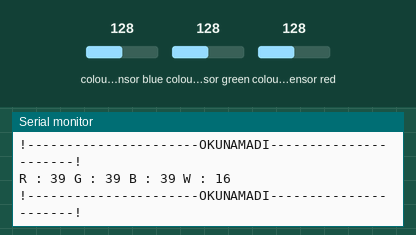
Recording of a sketch running on a simulated Arduino Uno, built with avr-gcc and run on an emulated ATmega328P. Parts: the last lines printed to the serial monitor. Wiring (inferred from the names in the program): TCS3200 colour sensor: output pin 8; S2 pin 10; S3 pin 9. Inputs (shaded band) come from the test bench; at power-on: colour sensor blue 128, colour sensor green 128, colour sensor red 128.

Above: at 1.2 s.
1.3 s: colour sensor blue set to 5
At 1.35 s:
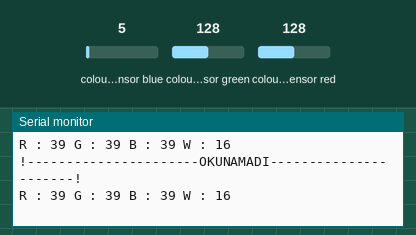
3.0 s: colour sensor green set to 5
At 3.18 s:
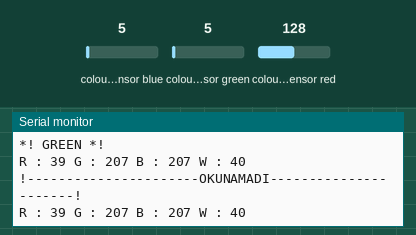
6.0 s: colour sensor blue set to 64
At 6.11 s:
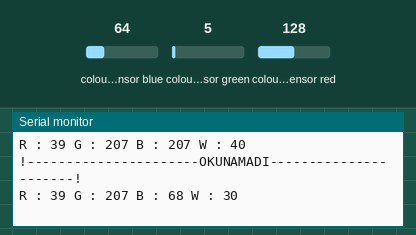
7.6 s: colour sensor green set to 64
At 7.78 s:
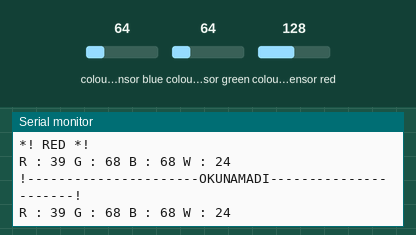
10.6 s: colour sensor red set to 5
At 10.73 s:
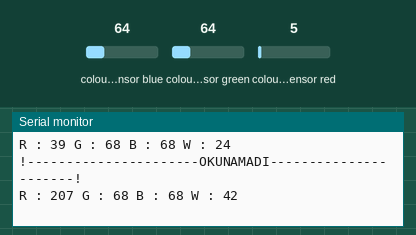
Timing chart, 0 to 13.1 s (numbered marks = the images above; inputs shaded):
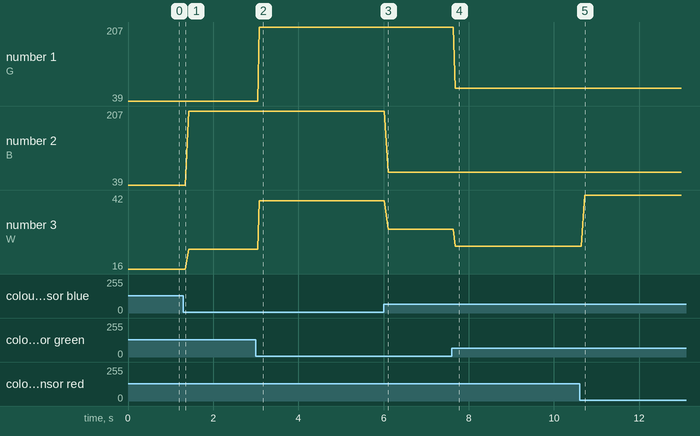

Measured:
- after the input at 3.0 s, the serial monitor: prints a new line after 0.09 s (image 2)
- after the input at 6.0 s, the serial monitor: prints a new line after 0.11 s (image 3)
- after the input at 7.6 s, the serial monitor: prints a new line after 0.08 s (image 4)
- after the input at 10.6 s, the serial monitor: prints a new line after 0.13 s (image 5)
- plotted number 2: 39 → 207 after the input at 1.3 s, 207 → 68 after the input at 6.0 s
- plotted number 3: 16 → 23 after the input at 1.3 s, 23 → 40 after the input at 3.0 s, 40 → 30 after the input at 6.0 s, 30 → 24 after the input at 7.6 s, 24 → 42 after the input at 10.6 s

The sketch:

TCS3200-_Renk_Algilama.ino
```cpp
int S3 = 9;
int S2 = 10;
int outpin = 8;
unsigned int plusewidth;
int r ; // kırmızı renk
int g ;// yeşil renk
int b ;// mavi renk
int w ;// beyaz renk

void setup() {
  Serial.begin(9600); //seri haberleşme başladı
  pinMode(S3, OUTPUT);// sensör çıkış pinleri
  pinMode(S2, OUTPUT);
  pinMode(outpin, INPUT);// TCS3200 sensör giriş pini
}
//  void red(){
//    renk_oku();
// if ( r < g && r < b && r > w && g > b && g > w && b > w && r < 550) {
//    Serial.println("*! RED *!");
// //çigi izlemeye başla
//  }
//  else {
//
//    //durdur veya ara
//    }}
void loop() {
   renk_oku();

  Serial.print("R : ");
  Serial.print(r);
  Serial.print(" G : ");
 Serial.print(g);
  Serial.print(" B : ");
  Serial.print(b);
  Serial.print( " W : ");
  Serial.print(w);
  Serial.println("");

 if ( r < g && r < b && r > w && g > b && g > w && b > w && r < 550) {
    Serial.println("*! RED *!");

  }

  else if ( r < b && r > w && g < b && g > w && b > w ) {
    Serial.println("*! GREEN *!");

  }
  else if ( r > g && r > b && r > w && g > b && g > w && b > w  ) {
   Serial.println("*! BLUE *!");

 }
  else if (r < g && r > b && r > w && g > b && g > w && b > w ) {
    Serial.println("*! WHİTE *!");

 }
 else
   Serial.println("!----------------------OKUNAMADI----------------------!");

  //delay (100);

}

void renk_oku() { // renk algılama kodu

  // kırımızı renk için okuma işlemi
  digitalWrite(S2, LOW);
  digitalWrite(S3, LOW);
  r = pulseIn(outpin, LOW);
//  r = plusewidth / 400. - 1;
//  r = (255 - r);
  /*----------------------*/

  //yeşil renk için okuma işlemi
  digitalWrite(S2, HIGH);
  digitalWrite(S3, HIGH);
  g = pulseIn(outpin, LOW);
// g = plusewidth / 400. - 1;
//    g = (255 - g);

  /*----------------------*/

  //mavi renk için okuma işlemi
  digitalWrite(S2, LOW);
  digitalWrite(S3, HIGH);
  b = pulseIn(outpin, LOW);
//   b = plusewidth / 400. - 1;
//  b = (255 - b);

  /*----------------------*/

  //beyaz renk için okuma işlemi
  digitalWrite(S2, HIGH);
  digitalWrite(S3, LOW);
  w = pulseIn(outpin, LOW);
//
//    w = (255 - w);
}
```
